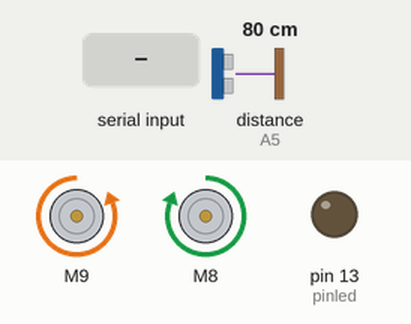
Bench run of a sketch on a simulated Arduino Uno, built with avr-gcc and run on an emulated ATmega328P. Parts: 2 × DC motor (green arrow = forward, orange = backward, longer = faster), output pins drawn as LEDs (lit = HIGH). Wiring (inferred from the names in the program): ultrasonic range finder: trigger A4; echo A5. Inputs (shaded band) come from the test bench; at power-on: distance to the obstacle (sensor on A5) 80 cm. The echo pulse lasts 58.3 µs per cm; pins used as bus, display or sensor lines are not drawn.

Above: at 1.2 s.
1.3 s: distance to the obstacle (sensor on A5) set to 11 cm
At 2.9 s:
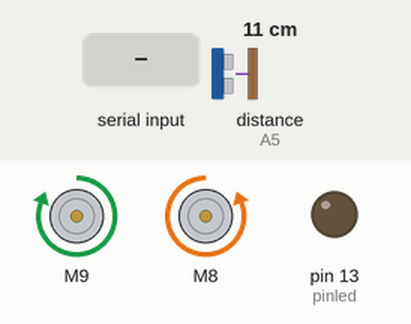
3.3 s: distance to the obstacle (sensor on A5) set to 18 cm
At 3.57 s:
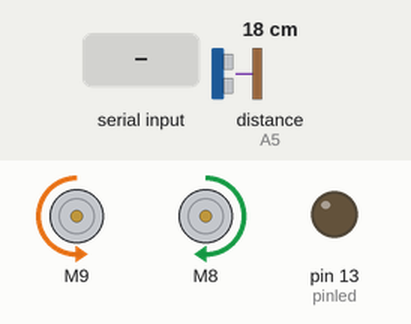
6.3 s: "Right\n" received over Serial
At 7.3 s:
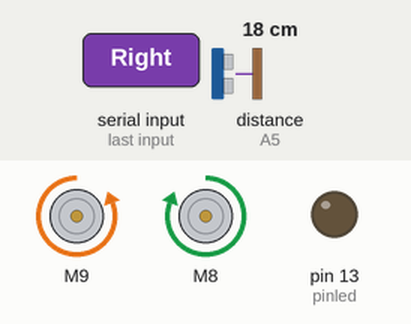
7.8 s: distance to the obstacle (sensor on A5) set to 13 cm
At 8.1 s:
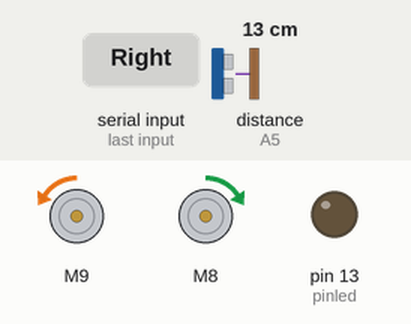
10.8 s: "Left\n" received over Serial
At 11.6 s:
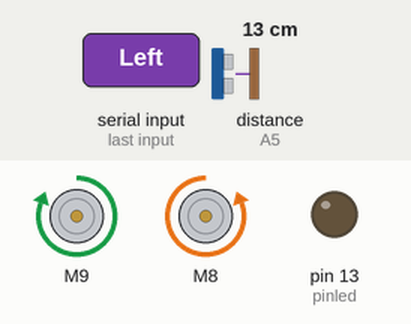
12.3 s: distance to the obstacle (sensor on A5) set to 16 cm
At 12.63 s:
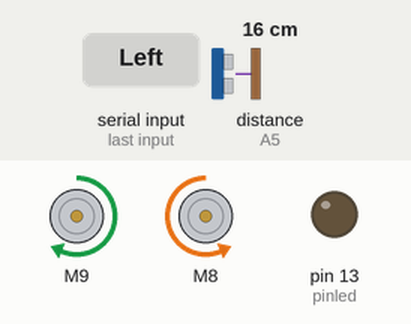
Timing chart, 0 to 19.0 s (numbered marks = the images above; inputs shaded):
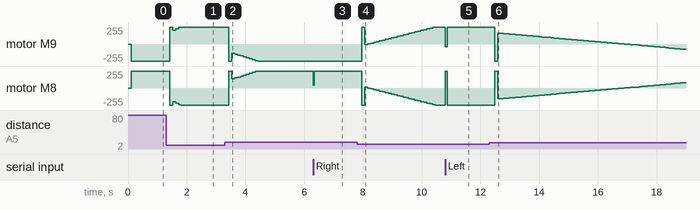

Measured:
- the behaviour switches between 15 and 16 cm on distance to the obstacle (sensor on A5) (found by bisection; images 5 and 6)
- after the input at 6.3 s, motor M8: forward 255/255 → forward 40/255 at once, → forward 255/255 0.05 s later
- after the input at 10.8 s, motor M9: forward 255/255 → backward 40/255 at once, → forward 255/255 0.07 s later; motor M8: backward 255/255 → forward 255/255 at once, → backward 255/255 0.07 s later

The sketch:

Robotsin.ino
```cpp
// Planificador de tareas
// -- Librerías ------------------------------------------

#include "Ultrasonido.h"
#include "pid.h"
#include "ControlMotor.h"
#include "Carrito.h"
#include "ControlLaviu.h"


// -- Variables de control de tiempo ---------------------
unsigned long int T; // Tiempo total (microsegundos)
// -- Variables de temporización de tareas ---------------

// Tarea 1: Control de servo A
#define Ts1 100 // Periodo de la tarea 1
unsigned long int ts1; // Tiempo parcial (tarea 1)
unsigned long int t01; // Tiempo de la última ejecución


// Tarea 2: Control de LED
#define Ts2 100 // Periodo de la tarea 2
unsigned long int ts2; // Tiempo parcial (tarea 2)
unsigned long int t02; // Tiempo de la última ejecució


// Tarea 3: Envio de datos serie
#define Ts3 1000 // Periodo de la tarea 3
unsigned long int ts3; // Tiempo parcial (tarea 3)
unsigned long int t03; // Tiempo de la última ejecución

// Tarea 4: Control PID
#define Ts4 100 // Periodo de la tarea 4
unsigned long int ts4; // Tiempo parcial (tarea 4)
unsigned long int t04; // Tiempo de la última ejecución

void setup() {


  // PREPARAR LA COMUNICACION SERIAL
   Serial.begin(115200);
setupDist();

 // Inicializacion de temporizadores de tarea
 ts1 = 0;
 t01 = 0;

  // Inicializacion de temporizadores de tarea
 ts2 = 0;
 t02 = 0;

  // Inicializacion de temporizadores de tarea
 ts3 = 0;
 t03 = 0;


  // Inicializacion de temporizadores de tarea
 ts4 = 0;
 t04 = 0;

}


void loop() {

  //Actualizar tiempo
  T = millis();

  //temporizacion tarea 1
  ts1 = T - t01;
  if (ts1 >= ts1)
  {
  Medir();  //Llamamos la tarea Medir
  t01 = T;
  }

  // Temporizacion tarea 2
 ts2 = T - t02;
 if (ts2 >= Ts2)
 {
  Run();  //Llamamos la tarea Run
  t02 = T;
 }

  //temporizacion tarea 3
  ts3 = T - t03;
  if (ts3 >= ts3)
  {
  RunMan(); //Llamamos la tarea RunMan
  t03 = T;
  }

    //temporizacion tarea 4
  ts4 = T - t04;
  if (ts4 >= ts4)
  {
  TareaPid();
  SetupPid(); //Llamamos la tarea PID
  t04 = T;
  }


 }
```

Carrito.h
```cpp
boolean automatic = true;  //Establecemos una variable boleana como verdadera

void Run()
{

  if(automatic){ //Establecemos un condicional dependiente de la variable en caso de ser verdadera

     if (Output > 14 & Output < 16) //Establecemos una condicion de distancia para los motores
     {
     //Enviamos una accion de freno a los motores
          motor1.drive(-255, 2500);
          motor2.drive(40, 2500);
     }

     if (Output >= 0) //Establecemos la contraparte a la condicion de la distancia a los motores
     {
      //Enviamos una accion de arranque a los motores
      motor1.drive(Output);
      motor2.drive(-Output);
     }

     if (Output <= 0) //Establecemos la contraparte a la condicion de la distancia a los motores
     {
      //Enviamos una accion de arranque a los motores
      motor1.drive(Output);
      motor2.drive(-Output);
     }
  }

}
```

ControlLaviu.h
```cpp
void RunMan()

{

  // reserve 200 bytes for the inputString:
   inputString.reserve(200);

  //Establecems la condicion para el SerialEvent
  if (stringComplete) {
//    Serial.println(inputString);

// A continuacion estan todos los comandos que son reconocidos en el Serial Event
// con sus respectivas acciones


    if (inputString.startsWith("Inp"))

      {
      Serial.println(distancia);
      }

    if (inputString.startsWith("Set"))

      {String temp = inputString.substring(3);
        Setpoint = temp.toInt();
        Serial.println(Setpoint);

      }


    if (inputString.startsWith("Right"))

      {
          motor1.drive(-255);
          motor2.drive(40);
      }


    if (inputString.startsWith("Left"))

      {
          motor1.drive(-40);
          motor2.drive(255);
      }


    if (inputString.startsWith("Back"))

      {
          motor1.drive(255);
          motor2.drive(-255);
      }

    if (inputString.startsWith("Brake"))

      {
          motor1.brake();
          motor2.brake();
      }

    if (inputString.startsWith("For"))

      {
          motor1.drive(-255);
          motor2.drive(255);
      }

    if (inputString.startsWith("Aut"))

      {
          automatic = true;
      }

        if (inputString.startsWith("Man"))

      {
          automatic = false;
      }

        inputString = "";
      stringComplete = false;
  }
}

//Final del Serial Event
void serialEvent() {
  while (Serial.available()) {
    // get the new byte:
    char inChar = (char)Serial.read();
    // add it to the inputString:
    inputString += inChar;
    // if the incoming character is a newline, set a flag so the main loop can
    // do something about it:
    if (inChar == '\n') {
      stringComplete = true;
    }
  }
}
```

ControlMotor.h
```cpp
// Librerias

#include <SparkFun_TB6612.h>

// Config pines y variables

String inputString = "";         // a String to hold incoming data
bool stringComplete = false;  // whether the string is complete

#define AIN1 9
#define BIN1 8
#define AIN2 10
#define BIN2 7
#define PWMA 5
#define PWMB 6
#define STBY -1

const int offsetA = 1;
const int offsetB = 1;

// Initializing motors.

Motor motor1 = Motor(AIN1, AIN2, PWMA, offsetA, STBY);
Motor motor2 = Motor(BIN1, BIN2, PWMB, offsetB, STBY);
```

Ultrasonido.h
```cpp
//VARIABLES

const int pinecho = A5;
const int pintrigger = A4;
const int pinled = 13;

// VARIABLES PARA CALCULOS
unsigned int tiempo;
float distancia;


void setupDist()
{
     // CONFIGURAR PINES DE ENTRADA Y SALIDA
   pinMode(pinecho, INPUT);
   pinMode(pintrigger, OUTPUT);
   pinMode(13, OUTPUT);
  }


void Medir()
{

 // ENVIAR PULSO DE DISPARO EN EL PIN "TRIGGER"
  digitalWrite(pintrigger, LOW);
  delayMicroseconds(2);
  digitalWrite(pintrigger, HIGH);
  // EL PULSO DURA AL MENOS 10 uS EN ESTADO ALTO
  delayMicroseconds(10);
  digitalWrite(pintrigger, LOW);

  // MEDIR EL TIEMPO EN ESTADO ALTO DEL PIN "ECHO" EL PULSO ES PROPORCIONAL A LA DISTANCIA MEDIDA
  tiempo = pulseIn(pinecho, HIGH);

  // LA VELOCIDAD DEL SONIDO ES DE 340 M/S O 29 MICROSEGUNDOS POR CENTIMETRO
  // DIVIDIMOS EL TIEMPO DEL PULSO ENTRE 58, TIEMPO QUE TARDA RECORRER IDA Y VUELTA UN CENTIMETRO LA ONDA SONORA
  distancia = (float)tiempo / 58.0;

  // ENVIAR EL RESULTADO AL MONITOR SERIAL
  //Serial.print(distancia);
  //Serial.println(" cm");


}
```

pid.h
```cpp
#include <PID_v1.h>
//Define Variables we'll be connecting to
double Setpoint, Input, Output;

double kp = 100;
double ki = 50;
double kd = 15;

//Specify the links and initial tuning parameters
PID myPID(&Input, &Output, &Setpoint,kp,ki,kd,P_ON_E, DIRECT); //P_ON_M specifies that Proportional on Measurement be used
                                                            //P_ON_E (Proportional on Error) is the default behavior
void TareaPid()
{
  /*
 *   Si esta en modo manual se debe ingresar a este programa y con los valores de las ganancias
 *   de las constantes proporcional kp integral ki y derivativo kd
 *   realiza el calculo y lo escribe en la salida PWM de la planta
 */
    Input= distancia;
    myPID.Compute();
//    Serial.print(" ");
//    Serial.print(Setpoint);
//    Serial.print(" ");
//    Serial.println(Input);
//    Serial.print(" ");
//    Serial.println(Output);

}

void  SetupPid()
  {
  //initialize the variables we're linked to
  Input = distancia;
  Setpoint = 15;

  //turn the PID on
    myPID.SetTunings(kp,ki,kd);
    myPID.SetControllerDirection(DIRECT);
    myPID.SetSampleTime(100);
    myPID.SetOutputLimits(-255,255);
//    myPID.Initialize();
    myPID.SetMode(AUTOMATIC);
  }
```
